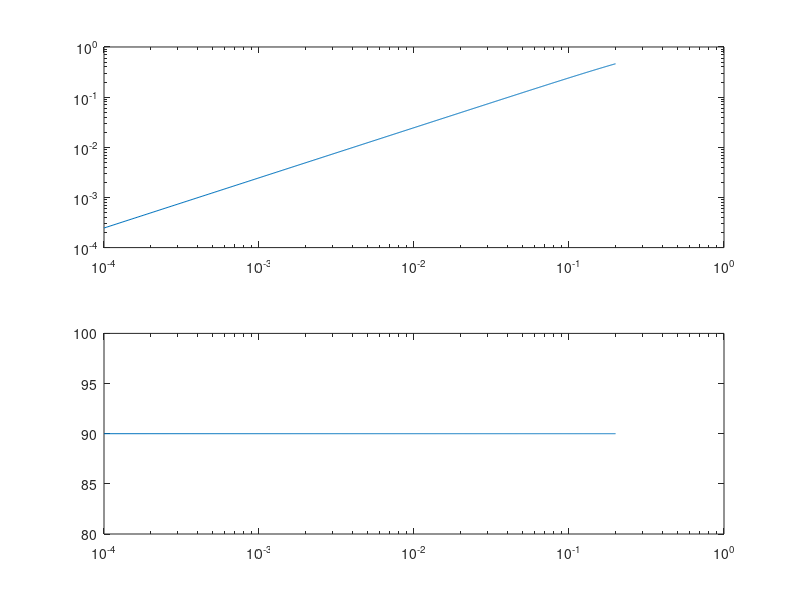

Write MATLAB code to recreate this figure.
fs = 5e3; % Sample frequency
len = 7; % half-filter length
%window = flattopwin(len*2+1)';

%%%% Hilbert Transform
if 1 % Type III FIR
  window = hamming(len*2+1);
  a = (-len:len);
  b = abs(rem(a,2)); %Remove even values
  c = 2/pi./a; %Scale and invert
  c(len+1)=0; % Remove NaN
  c = c.* window' .* b;
else % Type IV FIR
  len = 2*len+1;
  window = hamming(len+1);
  a = (-len:2:len);
  c = 2/pi./a; %Scale and invert
  c = c.* window';
end

B = c;
A = [1];
W = logspace(-4, -0.7, 512);
h = freqz(B, A, W);
figure(1);
subplot(2,1,1);
loglog(W,abs(h));
subplot(2,1,2);
g = unwrap(-angle(h));
g -= len * W; % Subtract constant group delay
semilogx(W,g/pi*180);